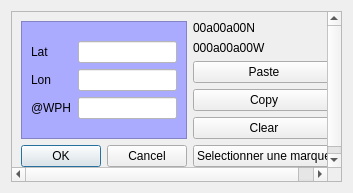
<?xml version="1.0" encoding="UTF-8"?>
<ui version="4.0">
 <class>WP_dialog_ui</class>
 <widget class="QDialog" name="WP_dialog_ui">
  <property name="geometry">
   <rect>
    <x>0</x>
    <y>0</y>
    <width>353</width>
    <height>193</height>
   </rect>
  </property>
  <property name="windowTitle">
   <string>Mon WP</string>
  </property>
  <layout class="QGridLayout" name="gridLayout">
   <item row="1" column="0">
    <widget class="QScrollArea" name="scrollArea">
     <property name="widgetResizable">
      <bool>true</bool>
     </property>
     <widget class="QWidget" name="scrollAreaWidgetContents">
      <property name="geometry">
       <rect>
        <x>0</x>
        <y>0</y>
        <width>333</width>
        <height>173</height>
       </rect>
      </property>
      <layout class="QHBoxLayout" name="horizontalLayout">
       <item>
        <layout class="QVBoxLayout" name="verticalLayout_2">
         <item>
          <widget class="QFrame" name="frame_3">
           <property name="styleSheet">
            <string notr="true">background-color: rgb(170, 170, 255);</string>
           </property>
           <property name="frameShape">
            <enum>QFrame::StyledPanel</enum>
           </property>
           <property name="frameShadow">
            <enum>QFrame::Raised</enum>
           </property>
           <layout class="QFormLayout" name="formLayout">
            <property name="formAlignment">
             <set>Qt::AlignCenter</set>
            </property>
            <item row="0" column="0">
             <widget class="QLabel" name="label">
              <property name="text">
               <string>Lat</string>
              </property>
             </widget>
            </item>
            <item row="0" column="1">
             <widget class="QLineEdit" name="WP_lat">
              <property name="styleSheet">
               <string notr="true">background-color: rgb(255, 255, 255);</string>
              </property>
              <property name="text">
               <string/>
              </property>
             </widget>
            </item>
            <item row="1" column="0">
             <widget class="QLabel" name="label_2">
              <property name="text">
               <string>Lon</string>
              </property>
             </widget>
            </item>
            <item row="1" column="1">
             <widget class="QLineEdit" name="WP_lon">
              <property name="styleSheet">
               <string notr="true">background-color: rgb(255, 255, 255);</string>
              </property>
             </widget>
            </item>
            <item row="2" column="0">
             <widget class="QLabel" name="label_3">
              <property name="text">
               <string>@WPH</string>
              </property>
             </widget>
            </item>
            <item row="2" column="1">
             <widget class="QLineEdit" name="WP_heading">
              <property name="styleSheet">
               <string notr="true">background-color: rgb(255, 255, 255);</string>
              </property>
             </widget>
            </item>
           </layout>
          </widget>
         </item>
         <item>
          <widget class="QDialogButtonBox" name="buttonBox">
           <property name="standardButtons">
            <set>QDialogButtonBox::Cancel|QDialogButtonBox::Ok</set>
           </property>
          </widget>
         </item>
        </layout>
       </item>
       <item>
        <layout class="QVBoxLayout" name="verticalLayout">
         <item>
          <widget class="QLabel" name="WP_conv_lat">
           <property name="font">
            <font>
             <weight>50</weight>
             <bold>false</bold>
            </font>
           </property>
           <property name="text">
            <string>00a00a00N</string>
           </property>
          </widget>
         </item>
         <item>
          <widget class="QLabel" name="WP_conv_lon">
           <property name="font">
            <font>
             <weight>50</weight>
             <bold>false</bold>
            </font>
           </property>
           <property name="text">
            <string>000a00a00W</string>
           </property>
          </widget>
         </item>
         <item>
          <widget class="QPushButton" name="btn_paste">
           <property name="font">
            <font>
             <weight>50</weight>
             <bold>false</bold>
            </font>
           </property>
           <property name="text">
            <string>Paste</string>
           </property>
          </widget>
         </item>
         <item>
          <widget class="QPushButton" name="btn_paste_2">
           <property name="font">
            <font>
             <weight>50</weight>
             <bold>false</bold>
            </font>
           </property>
           <property name="text">
            <string>Copy</string>
           </property>
          </widget>
         </item>
         <item>
          <widget class="QPushButton" name="btn_clear">
           <property name="font">
            <font>
             <weight>50</weight>
             <bold>false</bold>
            </font>
           </property>
           <property name="text">
            <string>Clear</string>
           </property>
          </widget>
         </item>
         <item>
          <widget class="QPushButton" name="btn_selectPOI">
           <property name="font">
            <font>
             <weight>50</weight>
             <bold>false</bold>
            </font>
           </property>
           <property name="text">
            <string>Selectionner une marque</string>
           </property>
          </widget>
         </item>
        </layout>
       </item>
      </layout>
     </widget>
    </widget>
   </item>
  </layout>
 </widget>
 <resources/>
 <connections>
  <connection>
   <sender>buttonBox</sender>
   <signal>accepted()</signal>
   <receiver>WP_dialog_ui</receiver>
   <slot>accept()</slot>
   <hints>
    <hint type="sourcelabel">
     <x>114</x>
     <y>163</y>
    </hint>
    <hint type="destinationlabel">
     <x>14</x>
     <y>126</y>
    </hint>
   </hints>
  </connection>
  <connection>
   <sender>buttonBox</sender>
   <signal>rejected()</signal>
   <receiver>WP_dialog_ui</receiver>
   <slot>reject()</slot>
   <hints>
    <hint type="sourcelabel">
     <x>114</x>
     <y>163</y>
    </hint>
    <hint type="destinationlabel">
     <x>206</x>
     <y>137</y>
    </hint>
   </hints>
  </connection>
  <connection>
   <sender>btn_clear</sender>
   <signal>clicked()</signal>
   <receiver>WP_dialog_ui</receiver>
   <slot>doClearWP()</slot>
   <hints>
    <hint type="sourcelabel">
     <x>200</x>
     <y>100</y>
    </hint>
    <hint type="destinationlabel">
     <x>222</x>
     <y>112</y>
    </hint>
   </hints>
  </connection>
  <connection>
   <sender>btn_paste_2</sender>
   <signal>clicked()</signal>
   <receiver>WP_dialog_ui</receiver>
   <slot>doCopy()</slot>
   <hints>
    <hint type="sourcelabel">
     <x>184</x>
     <y>76</y>
    </hint>
    <hint type="destinationlabel">
     <x>223</x>
     <y>84</y>
    </hint>
   </hints>
  </connection>
  <connection>
   <sender>btn_paste</sender>
   <signal>clicked()</signal>
   <receiver>WP_dialog_ui</receiver>
   <slot>doPaste()</slot>
   <hints>
    <hint type="sourcelabel">
     <x>202</x>
     <y>50</y>
    </hint>
    <hint type="destinationlabel">
     <x>224</x>
     <y>59</y>
    </hint>
   </hints>
  </connection>
  <connection>
   <sender>WP_lat</sender>
   <signal>textChanged(QString)</signal>
   <receiver>WP_dialog_ui</receiver>
   <slot>chgLat()</slot>
   <hints>
    <hint type="sourcelabel">
     <x>108</x>
     <y>30</y>
    </hint>
    <hint type="destinationlabel">
     <x>138</x>
     <y>31</y>
    </hint>
   </hints>
  </connection>
  <connection>
   <sender>WP_lon</sender>
   <signal>textChanged(QString)</signal>
   <receiver>WP_dialog_ui</receiver>
   <slot>chgLon()</slot>
   <hints>
    <hint type="sourcelabel">
     <x>111</x>
     <y>57</y>
    </hint>
    <hint type="destinationlabel">
     <x>137</x>
     <y>58</y>
    </hint>
   </hints>
  </connection>
  <connection>
   <sender>btn_selectPOI</sender>
   <signal>clicked()</signal>
   <receiver>WP_dialog_ui</receiver>
   <slot>doSelPOI()</slot>
   <hints>
    <hint type="sourcelabel">
     <x>124</x>
     <y>127</y>
    </hint>
    <hint type="destinationlabel">
     <x>109</x>
     <y>172</y>
    </hint>
   </hints>
  </connection>
 </connections>
 <slots>
  <slot>chgLat()</slot>
  <slot>chgLon()</slot>
  <slot>doPaste()</slot>
  <slot>doCopy()</slot>
  <slot>doClearWP()</slot>
  <slot>doSelPOI()</slot>
 </slots>
</ui>
